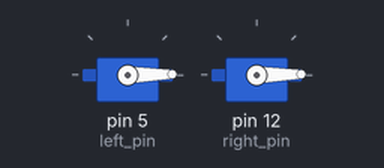
The sketch below on a simulated Arduino Uno, built with avr-gcc and run on an emulated ATmega328P. On the bench: 2 × servo.

Above: at 0.05 s.
At 2.65 s:
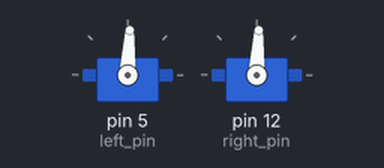
At 5.25 s:
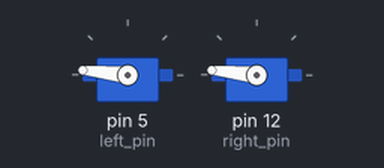
At 10.5 s:
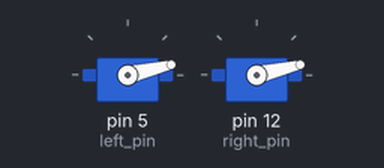
Timing chart, 0 to 14.2 s (numbered marks = the images above):
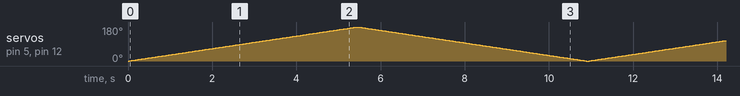

The sketch:

servo_both_check_serial.ino
```cpp
#include<Servo.h>
String data;
Servo left,right;
int left_pin = 5;//D1
int right_pin = 12;//D6


void setup() {
  Serial.begin(115200);
  left.attach(left_pin);
  right.attach(right_pin);
  left.write(0);
  right.write(0);

}

void loop() {
    int i;
    for(i=0;i<=180;i++){
      left.write(i);
      right.write(i);
      delay(30);
    }
    for(i=180;i>=0;i--){
      left.write(i);
      right.write(i);
      delay(30);
    }
delay(15);
}
```
